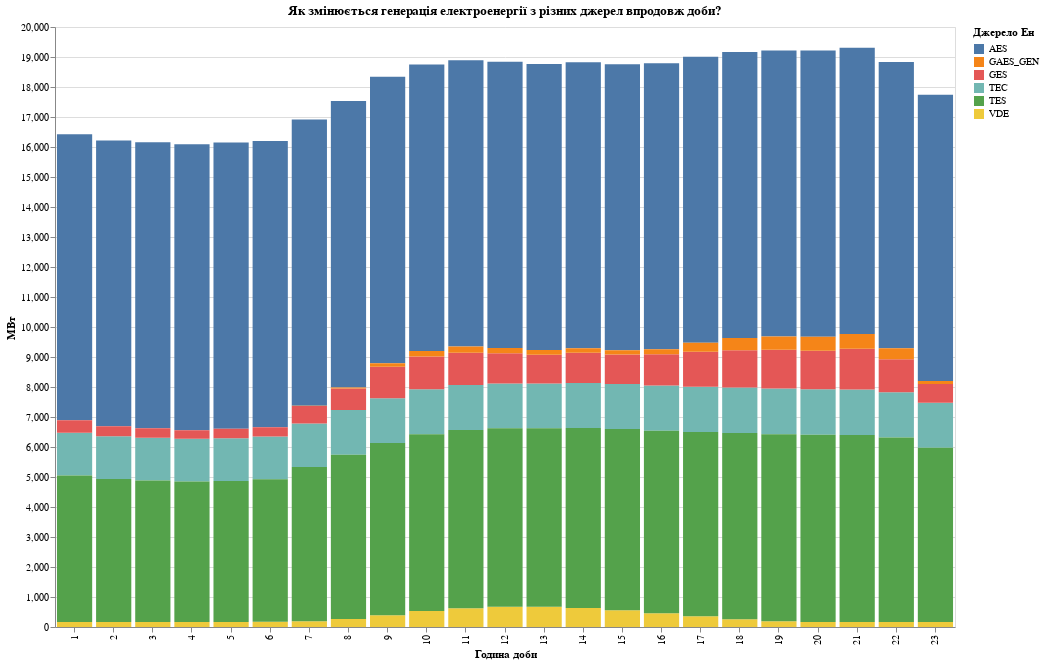

Source (notebook cell):
### Code cell
alt.Chart(df_sources_hours).mark_bar().encode(
    x=alt.X('hour:O', stack='zero', title="Година доби"),
    y=alt.Y('energy:Q', title="МВт"),
    color=alt.Color('source', title="Джерело Ен")
).properties(
    width = 900,
    height = 600,
    title='Як змінюється генерація електроенергії з різних джерел впродовж доби?',
)

### Figure 1 — Vega-Lite specification as saved in the notebook (floating-point values rounded to 4 significant figures; data arrays with more than 128 entries replaced by an {"elided": "..."} marker saying what was removed)
{"config": {"view": {"continuousWidth": 400, "continuousHeight": 300}}, "data": {"name": "data-620baf068c42b40d4e8d2e506be55ebe"}, "mark": "bar", "encoding": {"color": {"type": "nominal", "field": "source", "title": "Джерело Ен"}, "x": {"type": "ordinal", "field": "hour", "stack": "zero", "title": "Година доби"}, "y": {"type": "quantitative", "field": "energy", "title": "МВт"}}, "height": 600, "title": "Як змінюється генерація електроенергії з різних джерел впродовж доби?", "width": 900, "$schema": "https://vega.github.io/schema/vega-lite/v4.8.1.json", "datasets": {"data-620baf068c42b40d4e8d2e506be55ebe": {"elided": "138 records"}}}
